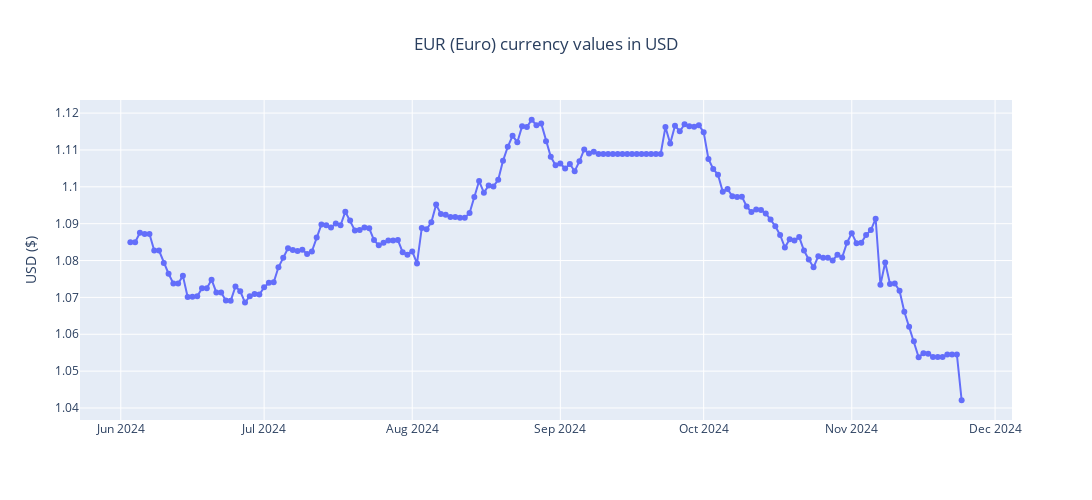

The notebook cell this image was saved under:
### Markdown cell above
### Using Plotly

### Code cell
import plotly.graph_objects as go
import plotly.offline as offline
from plotly.subplots import make_subplots

fig = make_subplots(rows=1, cols=1,)

fig.add_trace(
    go.Scatter(
        x=complete_df_for_plotting["date_standard_format"],
        y=complete_df_for_plotting["in_dollars"],
        mode='lines+markers',
        hoverinfo='text',
        text=[f"{currency} : {value:.3f}$" for currency, value in zip(complete_df_for_plotting["date_natural_format"], complete_df_for_plotting["in_dollars"],)],
        name=None,
        showlegend=False
    ),
    row=1,
    col=1
)

fig.update_layout( height=500, width=1400, showlegend=True, title=f"{currency_code} ({currency_name}) currency values in USD", title_x = 0.5)
fig.update_yaxes(title_text="USD ($)", row=1, col=1,)

figure_path = str(Path(ROOT, "figures", f"currency_evolution_EURO.html"))
offline.plot(fig, filename=figure_path)
fig.show()
#fig.write_image(figure_path)

### Figure 1 — Plotly figure (JSON) as saved in the notebook; plotly's stock layout.template omitted (floating-point values rounded to 4 significant figures; data arrays with more than 128 entries replaced by an {"elided": "..."} marker saying what was removed)
{"data": [{"hoverinfo": "text", "mode": "lines+markers", "showlegend": false, "text": {"elided": "175 str values"}, "type": "scatter", "x": {"elided": "175 str values"}, "xaxis": "x", "y": {"elided": "175 float values"}, "yaxis": "y"}], "layout": {"height": 500, "showlegend": true, "title": {"text": "EUR (Euro) currency values in USD", "x": 0.5}, "width": 1400, "xaxis": {"anchor": "y", "domain": [0, 1]}, "yaxis": {"anchor": "x", "domain": [0, 1], "title": {"text": "USD ($)"}}}}
